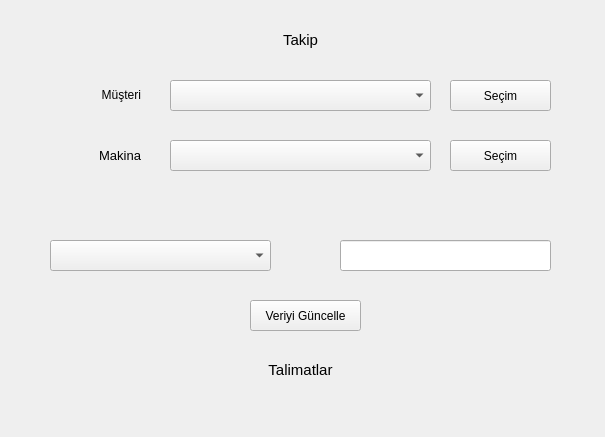
<?xml version="1.0" encoding="UTF-8"?>
<ui version="4.0">
 <class>Guncelleme</class>
 <widget class="QWidget" name="Guncelleme">
  <property name="geometry">
   <rect>
    <x>0</x>
    <y>0</y>
    <width>605</width>
    <height>437</height>
   </rect>
  </property>
  <property name="windowTitle">
   <string>Form</string>
  </property>
  <widget class="QLabel" name="lblTakip">
   <property name="geometry">
    <rect>
     <x>120</x>
     <y>20</y>
     <width>361</width>
     <height>41</height>
    </rect>
   </property>
   <property name="text">
    <string>&lt;html&gt;&lt;head/&gt;&lt;body&gt;&lt;p&gt;&lt;span style=&quot; font-size:11pt;&quot;&gt;Takip&lt;/span&gt;&lt;/p&gt;&lt;/body&gt;&lt;/html&gt;</string>
   </property>
   <property name="alignment">
    <set>Qt::AlignCenter</set>
   </property>
  </widget>
  <widget class="QLabel" name="lblTalimat">
   <property name="geometry">
    <rect>
     <x>50</x>
     <y>350</y>
     <width>501</width>
     <height>41</height>
    </rect>
   </property>
   <property name="text">
    <string>&lt;html&gt;&lt;head/&gt;&lt;body&gt;&lt;p&gt;&lt;span style=&quot; font-size:11pt;&quot;&gt;Talimatlar&lt;/span&gt;&lt;/p&gt;&lt;/body&gt;&lt;/html&gt;</string>
   </property>
   <property name="alignment">
    <set>Qt::AlignCenter</set>
   </property>
  </widget>
  <widget class="QPushButton" name="btnKaydet">
   <property name="geometry">
    <rect>
     <x>250</x>
     <y>300</y>
     <width>111</width>
     <height>31</height>
    </rect>
   </property>
   <property name="text">
    <string>Veriyi Güncelle</string>
   </property>
  </widget>
  <widget class="QLineEdit" name="lnVeriGiris">
   <property name="geometry">
    <rect>
     <x>340</x>
     <y>240</y>
     <width>211</width>
     <height>31</height>
    </rect>
   </property>
  </widget>
  <widget class="QComboBox" name="cmbxVeriler">
   <property name="geometry">
    <rect>
     <x>50</x>
     <y>240</y>
     <width>221</width>
     <height>31</height>
    </rect>
   </property>
  </widget>
  <widget class="QComboBox" name="cmbxListe">
   <property name="geometry">
    <rect>
     <x>170</x>
     <y>80</y>
     <width>261</width>
     <height>31</height>
    </rect>
   </property>
  </widget>
  <widget class="QPushButton" name="btnSecim">
   <property name="geometry">
    <rect>
     <x>450</x>
     <y>80</y>
     <width>101</width>
     <height>31</height>
    </rect>
   </property>
   <property name="text">
    <string>Seçim</string>
   </property>
  </widget>
  <widget class="QLabel" name="lblIstenen">
   <property name="geometry">
    <rect>
     <x>40</x>
     <y>80</y>
     <width>101</width>
     <height>31</height>
    </rect>
   </property>
   <property name="text">
    <string>&lt;html&gt;&lt;head/&gt;&lt;body&gt;&lt;p&gt;&lt;span style=&quot; font-size:9pt;&quot;&gt;Müşteri&lt;/span&gt;&lt;/p&gt;&lt;/body&gt;&lt;/html&gt;</string>
   </property>
   <property name="alignment">
    <set>Qt::AlignRight|Qt::AlignTrailing|Qt::AlignVCenter</set>
   </property>
  </widget>
  <widget class="QComboBox" name="cmbxListe_2">
   <property name="geometry">
    <rect>
     <x>170</x>
     <y>140</y>
     <width>261</width>
     <height>31</height>
    </rect>
   </property>
  </widget>
  <widget class="QPushButton" name="btnSecim_2">
   <property name="geometry">
    <rect>
     <x>450</x>
     <y>140</y>
     <width>101</width>
     <height>31</height>
    </rect>
   </property>
   <property name="text">
    <string>Seçim</string>
   </property>
  </widget>
  <widget class="QLabel" name="lblIstenen_2">
   <property name="geometry">
    <rect>
     <x>40</x>
     <y>140</y>
     <width>101</width>
     <height>31</height>
    </rect>
   </property>
   <property name="text">
    <string>&lt;html&gt;&lt;head/&gt;&lt;body&gt;&lt;p&gt;&lt;span style=&quot; font-size:10pt;&quot;&gt;Makina&lt;/span&gt;&lt;/p&gt;&lt;/body&gt;&lt;/html&gt;</string>
   </property>
   <property name="alignment">
    <set>Qt::AlignRight|Qt::AlignTrailing|Qt::AlignVCenter</set>
   </property>
  </widget>
 </widget>
 <resources/>
 <connections/>
</ui>
